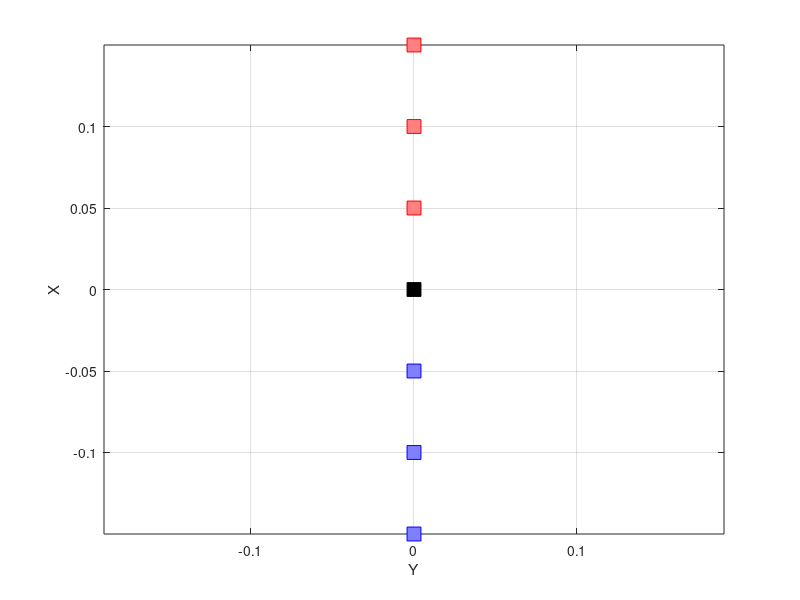

Write the MATLAB code that produced this figure.
% panda=loadrobot("frankaEmikaPanda", "DataFormat", "row");
% removeBody(panda, "panda_rightfinger");
% removeBody(panda, "panda_leftfinger");
% removeBody(panda, "panda_hand");

% show(panda,config_q(W,:),'PreservePlot',false,'visuals','on','collision','off','position', [mobile_P(W,1), mobile_P(W,2),mobile_P(W,3),mobile_P(W,4)*pi/180]);
clear all;
close all;

% Candidiate_pose(1,:) = [0,0,0];
% 
% Candidiate_pose(2,:) = [0.0377,0.1435,0];
% Candidiate_pose(3,:) = [0,0.1435,0];
% Candidiate_pose(4,:) = [-0.0377,0.1435,0];
% 
% Candidiate_pose(5,:) = [0.0377,-0.1435,0];
% Candidiate_pose(6,:) = [0,-0.1435,0];
% Candidiate_pose(7,:) = [-0.0377,-0.1435,0];
Candidiate_pose(1,:) = [0,0,0];

Candidiate_pose(2,:) = [0,0.05,0];
Candidiate_pose(3,:) = [0,0.10,0];
Candidiate_pose(4,:) = [0,0.15,0];

Candidiate_pose(5,:) = [0,-0.05,0];
Candidiate_pose(6,:) = [0,-0.10,0];
Candidiate_pose(7,:) = [0,-0.15,0];

    
figure(1);

plot(Candidiate_pose(1,1), Candidiate_pose(1,2), '-s', 'MarkerSize',10, 'MarkerEdgeColor','black', 'MarkerFaceColor',[0 0 0]);
hold on 
plot(Candidiate_pose(2,1), Candidiate_pose(2,2), '-s', 'MarkerSize',10, 'MarkerEdgeColor','red', 'MarkerFaceColor',[1 .5 .5]);
hold on 
plot(Candidiate_pose(3,1), Candidiate_pose(3,2), '-s', 'MarkerSize',10, 'MarkerEdgeColor','red', 'MarkerFaceColor',[1 .5 .5]);
hold on 
plot(Candidiate_pose(4,1), Candidiate_pose(4,2), '-s', 'MarkerSize',10, 'MarkerEdgeColor','red', 'MarkerFaceColor',[1 .5 .5]);
hold on 

plot(Candidiate_pose(5,1), Candidiate_pose(5,2), '-s', 'MarkerSize',10, 'MarkerEdgeColor','blue', 'MarkerFaceColor',[.5 .5 1]);
hold on 
plot(Candidiate_pose(6,1), Candidiate_pose(6,2), '-s', 'MarkerSize',10, 'MarkerEdgeColor','blue', 'MarkerFaceColor',[.5 .5 1]);
hold on 
plot(Candidiate_pose(7,1), Candidiate_pose(7,2), '-s', 'MarkerSize',10, 'MarkerEdgeColor','blue', 'MarkerFaceColor',[.5 .5 1]);
hold on 

% plot(Candidiate_pose(1,1), Candidiate_pose(1,2), '-s', 'MarkerSize',10, 'MarkerEdgeColor','black', 'MarkerFaceColor',[0 0 0]);
% hold on 
% plot(Candidiate_pose(2,1), Candidiate_pose(2,2), '-s', 'MarkerSize',10, 'MarkerEdgeColor','red', 'MarkerFaceColor',[1 .5 .5]);
% hold on 
% plot(Candidiate_pose(3,1), Candidiate_pose(3,2), '-s', 'MarkerSize',10, 'MarkerEdgeColor','red', 'MarkerFaceColor',[1 .5 .5]);
% hold on 
% plot(Candidiate_pose(4,1), Candidiate_pose(4,2), '-s', 'MarkerSize',10, 'MarkerEdgeColor','red', 'MarkerFaceColor',[1 .5 .5]);
% hold on 
% 
% plot(Candidiate_pose(5,1), Candidiate_pose(5,2), '-s', 'MarkerSize',10, 'MarkerEdgeColor','blue', 'MarkerFaceColor',[.5 .5 1]);
% hold on 
% plot(Candidiate_pose(6,1), Candidiate_pose(6,2), '-s', 'MarkerSize',10, 'MarkerEdgeColor','blue', 'MarkerFaceColor',[.5 .5 1]);
% hold on 
% plot(Candidiate_pose(7,1), Candidiate_pose(7,2), '-s', 'MarkerSize',10, 'MarkerEdgeColor','blue', 'MarkerFaceColor',[.5 .5 1]);
% hold on 

xlabel('Y')
ylabel('X')

grid on
axis equal


function plot3c(x,y,z,v,marker,string)
%FUNCTION PLOT3C(X,Y,Z,V,'MARKER','TitleString') plots the values in vector v colour coded
% at the positions specified by the vectors x, y, and z in a 3-D axis
% system. A colourbar is added on the right side of the figure.
%
% The colorbar strectches from the minimum value of v to its
% maximum in 9 steps (10 values).
%
% The second last argument is optional to define the marker being used. The
% default is a point. To use a different marker (such as circles, ...) send
% its symbol to the function (which must be enclosed in '; see example):
% plot3c(X,Y,Z,V,'o')
%
% A title can be optionally added to the colorbar.:
% plot3c(X,Y,Z,V,'o','Title')
% 
% This function is an extension of PLOTC.
%
% Example:
% The seismic P-velocity (v) depends on the three parameters porosity (por) and the
% bulk moduli of the saturating fluid (kf) and the elastic frame (kd). To plot the
% velocity data as a function of these three parameters use (assuming that
% all data are given in vectors):
%
% plot3c(por,kd,kf,v,'d','Velocity')
%
% Uli Theune, University of Alberta, 2004
% utheune@phys.ualberta.ca
%

if mod(length(x)+length(y)+length(z)+length(v),4)
    disp('All vectors must be of same length')
    return
end
delete(gca)
if nargin <5
    marker='.';
end
if nargin < 6
    string=' ';
end
% Define the data range
miv=min(v);
mav=max(v);
% Get the current colormap
map=colormap;
% Plot the points
hold on
for i=1:length(x)
    in=round((v(i)-miv)*(length(map)-1)/(mav-miv));
    %--- Catch the out-of-range numbers
    if in==0;in=1;end
    if in > length(map);in=length(map);end
    plot3(x(i),y(i),z(i),marker,'color',map(in,:),'markerfacecolor',map(in,:))
end
hold off

% Re-format the colorbar
h=colorbar;

set(h,'ylim',[1 length(map)]);
yal=linspace(1,length(map),10);
set(h,'ytick',yal);
% Create the yticklabels
ytl=linspace(miv,mav,10);
s=char(10,4);
for i=1:10
    if abs(min(log10(abs(ytl)))) <= 3
        B=sprintf('%-4.3f',ytl(i));
    else
        B=sprintf('%-4.2E',ytl(i));
    end
    s(i,1:length(B))=B;
end
set(h,'yticklabel',s,'fontsize',9);
grid on
set(get(h,'title'),'string',string,'fontweight','bold')
view(3)
end